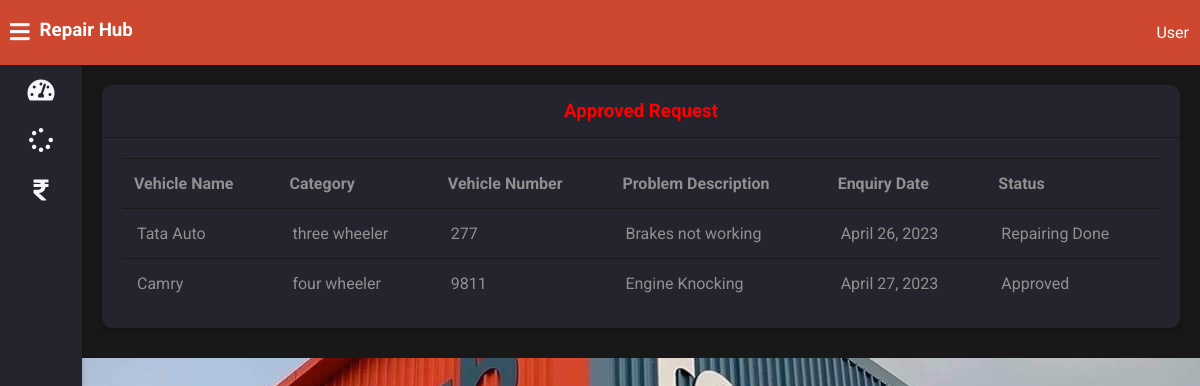
The app's page /customer-view-approved-request (signed in) with its own data.
### vehicle/models.py (models this page shows, shortened)
class Request(models.Model):
    cat=(('two wheeler with gear','two wheeler with gear'),('two wheeler without gear','two wheeler without gear'),('three wheeler','three wheeler'),('four wheeler','four wheeler'))
    category=models.CharField(max_length=50,choices=cat)
    vehicle_no=models.PositiveIntegerField(null=False)
    vehicle_name = models.CharField(max_length=40,null=False)
    vehicle_model = models.CharField(max_length=40,null=False)
    vehicle_brand = models.CharField(max_length=40,null=False)
    problem_description = models.CharField(max_length=500,null=False)
    date=models.DateField(auto_now=True)
    cost=models.PositiveIntegerField(null=True)
    customer=models.ForeignKey('Customer', on_delete=models.CASCADE,null=True)
    mechanic=models.ForeignKey('Mechanic',on_delete=models.CASCADE,null=True)
    stat=(('Pending','Pending'),('Approved','Approved'),('Repairing','Repairing'),('Repairing Done','Repairing Done'),('Released','Released'))
    status=models.CharField(max_length=50,choices=stat,default='Pending',null=True)

### vehicle/views.py (the view)
# urls.py: path('customer-view-approved-request',views.customer_view_approved_request_view,name='customer-view-approved-request'),
@login_required(login_url='customerlogin')
@user_passes_test(is_customer)
def customer_view_approved_request_view(request):
    customer=models.Customer.objects.get(user_id=request.user.id)
    enquiries=models.Request.objects.all().filter(customer_id=customer.id).exclude(status='Pending')
    return render(request,'vehicle/customer_view_approved_request.html',{'customer':customer,'enquiries':enquiries})

### vehicle/views.py (called while the page is built)
def is_customer(user):
    return user.groups.filter(name='CUSTOMER').exists()

### templates/vehicle/customer_view_approved_request.html
{% extends 'vehicle/customerbase.html' %}
{% block content %}
	<div class="wrapper">
		<div class="row">
			<div class="col-12 col-m-12 col-sm-12">
				<div class="card">
					<div class="card-header">
						<h3 style="color:red; text-align:center" >Approved Request
						</h3>
					</div>
					<div class="card-content">
						<table>
							<thead>
                <tr>
                  <th>Vehicle Name</th>
                  <th>Category</th>
                  <th>Vehicle Number</th>
                  <th>Problem Description</th>
                  <th>Enquiry Date</th>
                  <th>Status</th>
                </tr>
							</thead>
							<tbody>
                {% for enq in enquiries %}
                <tr>
                  <td>{{enq.vehicle_name}}</td>
                  <td>{{enq.category}}</td>
                  <td>{{enq.vehicle_no}}</td>
                  <td>{{enq.problem_description}}</td>
                  <td>{{enq.date}}</td>
                  <td>{{enq.status}}</td>
                  </tr>
                {% endfor %}
							</tbody>
						</table>
					</div>
				</div>
			</div>
		</div>
	</div>
{% endblock content %}

### static/style.css (style rules this page uses)
:root { --primary-color: #4834d4; --success-color: #6ab04c; --warning-color: #f0932b; --danger-color: #eb4d4b; --light-color: #212529; --light-second-color: #727475; --light-background: #ffffff; --light-second-background: #f1f1f1; --dark-color: #909090; --dark-second-color: #f5f6fa; --dark-background: #23242d; --dark-second-background: #181818; }
.dark { --main-bg-color: var(--dark-background); --second-bg-color: var(--dark-second-background); --main-color: var(--dark-color); --second-color: var(--dark-second-color); }
* { box-sizing: border-box; }
body { font-family: "Roboto", sans-serif; background: var(--main-bg-color); color: var(--main-color); margin: 0; }
.wrapper { padding: 10px; margin-left: 82px; padding-top: 75px; background: var(--second-bg-color); transition: margin-left 0.5s; }
.row { display: flex; flex-wrap: wrap; flex-direction: row; }
.row:after, .row:before { box-sizing: border-box; }
[class*="col-"] { padding: 10px; }
@media only screen and (min-width: 600px) { .col-sm-12 { width: 100%; } }
@media only screen and (min-width: 768px) { .col-m-12 { width: 100%; } }
@media only screen and (min-width: 992px) { .col-12 { width: 100%; } }
.card { background: var(--main-bg-color); color: var(--main-color); border-radius: 10px; margin-bottom: 10px; box-shadow: 0 4px 8px 0 rgba(0, 0, 0, 0.2); }
.card-header { padding: 15px 30px; border-bottom: 1px solid var(--second-bg-color); position: relative; }
.card-header h3 { margin: 0; }
.card-content { padding: 20px; overflow-x: auto; }
table { border-collapse: collapse; width: 100%; }
table td { border-top: 1px solid var(--second-bg-color); padding: 15px; }
table th { border-top: 1px solid var(--second-bg-color); border-bottom: 1px solid var(--second-bg-color); padding: 15px 12px; text-align: left; }

### records on screen
Request: vehicle_name "Tata Auto", category "three wheeler", vehicle_no "277", problem_description "Brakes not working", date "April 26, 2023", status "Repairing Done"
Request: vehicle_name "Camry", category "four wheeler", vehicle_no "9811", problem_description "Engine Knocking", date "April 27, 2023", status "Approved"
